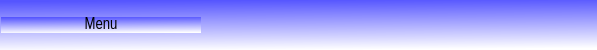
     <widget class="QFrame" name="menu_bar">
      <property name="minimumSize">
       <size>
        <width>0</width>
        <height>35</height>
       </size>
      </property>
      <property name="maximumSize">
       <size>
        <width>16777215</width>
        <height>50</height>
       </size>
      </property>
      <property name="styleSheet">
       <string notr="true">QFrame{
border-top-left-radius: 20px;
border-bottom-left-radius: 20px;
background-color: qlineargradient(spread:pad, x1:0.441, y1:0, x2:0.514851, y2:1, stop:0 rgba(85, 85, 255, 255), stop:1 rgba(255, 255, 255, 255));

}
</string>
      </property>
      <property name="frameShape">
       <enum>QFrame::StyledPanel</enum>
      </property>
      <property name="frameShadow">
       <enum>QFrame::Raised</enum>
      </property>
      <property name="lineWidth">
       <number>1</number>
      </property>
      <layout class="QHBoxLayout" name="horizontalLayout_8">
       <property name="spacing">
        <number>0</number>
       </property>
       <property name="leftMargin">
        <number>1</number>
       </property>
       <property name="topMargin">
        <number>0</number>
       </property>
       <property name="rightMargin">
        <number>0</number>
       </property>
       <property name="bottomMargin">
        <number>0</number>
       </property>
       <item>
        <widget class="QPushButton" name="bt_menu">
         <property name="minimumSize">
          <size>
           <width>200</width>
           <height>0</height>
          </size>
         </property>
         <property name="maximumSize">
          <size>
           <width>200</width>
           <height>16777215</height>
          </size>
         </property>
         <property name="font">
          <font>
           <family>Arial Narrow</family>
           <pointsize>12</pointsize>
           <italic>false</italic>
           <bold>false</bold>
          </font>
         </property>
         <property name="styleSheet">
          <string notr="true">QPushButton{
background-color: qlineargradient(spread:pad, x1:0.441, y1:0, x2:0.514851, y2:1, stop:0 rgba(85, 85, 255, 255), stop:1 rgba(255, 255, 255, 255));
font: 87 12pt &quot;Arial Narrow&quot;;
border-radius:0px;
}

QPushButton:hover{
background-color: white;
font: 87 12pt &quot;Arial Narrow&quot;;

}
</string>
         </property>
         <property name="text">
          <string>Menu</string>
         </property>
         <property name="icon">
          <iconset>
           <normaloff>Media/menu.svg</normaloff>Media/menu.svg</iconset>
         </property>
         <property name="iconSize">
          <size>
           <width>32</width>
           <height>32</height>
          </size>
         </property>
         <property name="autoDefault">
          <bool>false</bool>
         </property>
         <property name="default">
          <bool>false</bool>
         </property>
         <property name="flat">
          <bool>false</bool>
         </property>
        </widget>
       </item>
       <item>
        <spacer name="menu_bar_spacer">
         <property name="orientation">
          <enum>Qt::Horizontal</enum>
         </property>
         <property name="sizeHint" stdset="0">
          <size>
           <width>265</width>
           <height>20</height>
          </size>
         </property>
        </spacer>
       </item>
       <item>
        <widget class="QPushButton" name="bt_min">
         <property name="minimumSize">
          <size>
           <width>35</width>
           <height>35</height>
          </size>
         </property>
         <property name="styleSheet">
          <string notr="true">QPushButton{
border:0px;
}

QPushButton:hover{
border:4px solid rgb(85, 85, 255);
background-color:#ffff00;

}
</string>
         </property>
         <property name="text">
          <string/>
         </property>
         <property name="icon">
          <iconset>
           <normaloff>Media/minimize.svg</normaloff>Media/minimize.svg</iconset>
         </property>
         <property name="iconSize">
          <size>
           <width>32</width>
           <height>32</height>
          </size>
         </property>
         <property name="flat">
          <bool>false</bool>
         </property>
        </widget>
       </item>
       <item>
        <widget class="QPushButton" name="bt_restore">
         <property name="maximumSize">
          <size>
           <width>35</width>
           <height>35</height>
          </size>
         </property>
         <property name="styleSheet">
          <string notr="true">QPushButton{
border:0px;

}

QPushButton:hover{
border:4px solid rgb(85, 85, 255);
background-color:#55ff00;

}
</string>
         </property>
         <property name="text">
          <string/>
         </property>
         <property name="icon">
          <iconset>
           <normaloff>Media/credit-card.svg</normaloff>Media/credit-card.svg</iconset>
         </property>
         <property name="iconSize">
          <size>
           <width>30</width>
           <height>30</height>
          </size>
         </property>
        </widget>
       </item>
       <item>
        <widget class="QPushButton" name="bt_max">
         <property name="maximumSize">
          <size>
           <width>35</width>
           <height>35</height>
          </size>
         </property>
         <property name="styleSheet">
          <string notr="true">QPushButton{
border:0px;

}

QPushButton:hover{
border:4px solid rgb(85, 85, 255);
background-color:#55ff00;

}
</string>
         </property>
         <property name="text">
          <string/>
         </property>
         <property name="icon">
          <iconset>
           <normaloff>Media/maximize.svg</normaloff>Media/maximize.svg</iconset>
         </property>
         <property name="iconSize">
          <size>
           <width>32</width>
           <height>32</height>
          </size>
         </property>
        </widget>
       </item>
       <item>
        <widget class="QPushButton" name="bt_close">
         <property name="maximumSize">
          <size>
           <width>35</width>
           <height>16777215</height>
          </size>
         </property>
         <property name="styleSheet">
          <string notr="true">QPushButton{
border:0px;

}

QPushButton:hover{
border:4px solid rgb(85, 85, 255);
background-color:red;

}
</string>
         </property>
         <property name="text">
          <string/>
         </property>
         <property name="icon">
          <iconset>
           <normaloff>Media/x.svg</normaloff>Media/x.svg</iconset>
         </property>
         <property name="iconSize">
          <size>
           <width>32</width>
           <height>32</height>
          </size>
         </property>
        </widget>
       </item>
      </layout>
     </widget>
